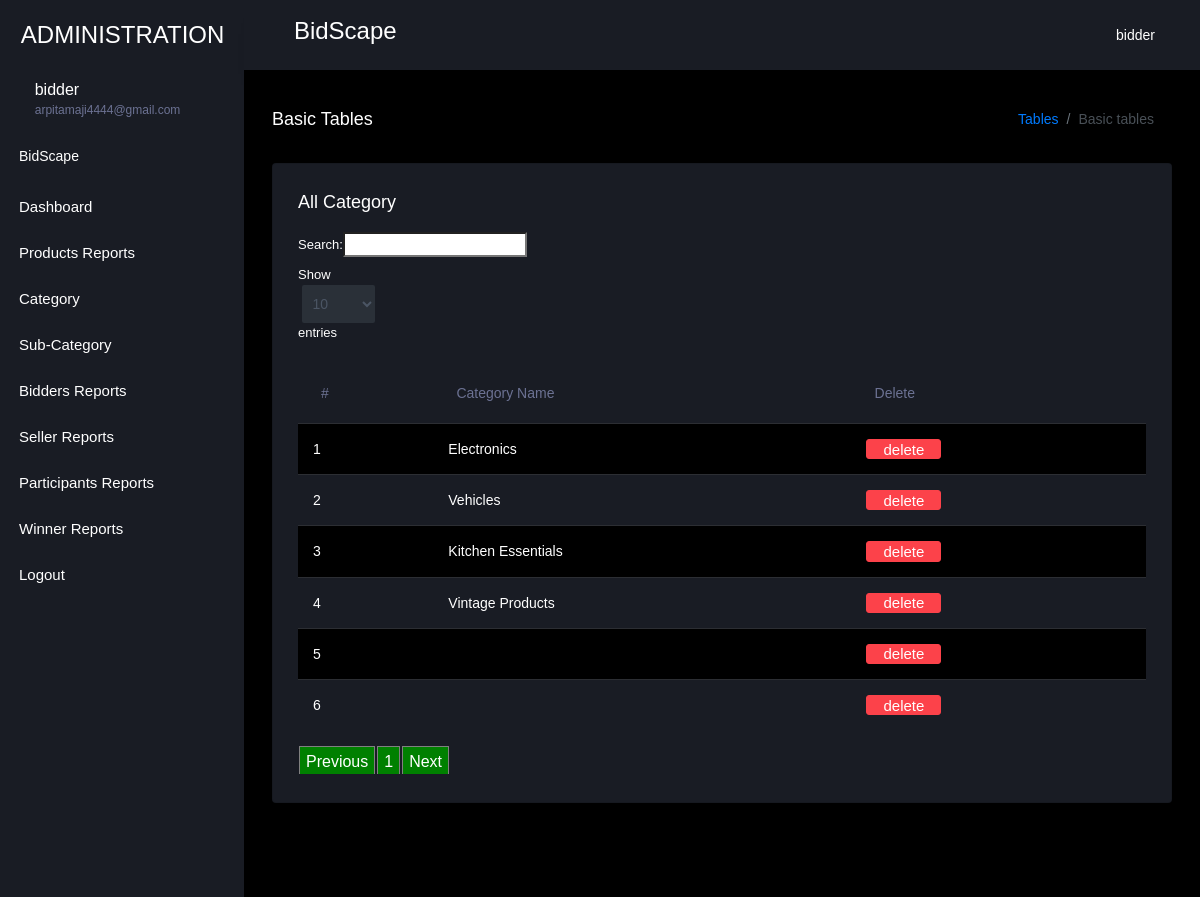
Page /view_categary (signed in) on the committed database.
### bid_app/models.py (models this page shows, shortened)
class Category(models.Model):
    name = models.CharField(max_length=100,null=True)

### bid_app/views.py (the view)
# urls.py: path('view_categary', View_Categary, name="view_categary"),
def View_Categary(request):
    if not request.user.is_authenticated:
        return redirect('loginadmin')
    pro = Category.objects.all()
    d = {'pro': pro}
    return render(request,'administration/view_category.html', d)

### bid_app/templates/administration/view_category.html (shortened to what this page needs)
{% extends 'administration/index.html' %}
{% load static %}
{% block body %}
<link rel = stylesheet href="https://cdn.datatables.net/1.10.23/css/dataTables.bootstrap.min.css">
<div class="main-panel">
    <div class="content-wrapper">
      <div class="page-header">
        <h3 class="page-title"> Basic Tables </h3>
        <nav aria-label="breadcrumb">
          <ol class="breadcrumb">
            <li class="breadcrumb-item"><a href="#">Tables</a></li>
            <li class="breadcrumb-item active" aria-current="page">Basic tables</li>
          </ol>
        </nav>
      </div>
      <div class="row">
        <div class="col-lg-12 grid-margin stretch-card">
          <div class="card">
            <div class="card-body">
              <h4 class="card-title">All Category</h4>
              <div class="table-responsive">
                <table class="table table-striped" id="example">
                  <thead>
                    <tr>
                        <th>#</th>
                        <th>Category Name</th>
                        <th>Delete</th>
                      </tr>
                      </thead>
                       <tbody>
                        {% for i in pro %}
                      <tr>
                        <td>{{forloop.counter}}</td>
                        <td>{{i.name}}</td>
                        <td><a href="{% url 'delete_category' i.id %}" onclick="return confirm('Are you sure?')"><button class="btn btn-danger">delete</button></a></td>
                      </tr>
                        {% empty %}
                            <tr>
                                <td>Data Not found</td>
                            </tr>
                        {% endfor %}
                        </tbody>
                </table>
              </div>
            </div>
          </div>
        </div>
      </div>
    </div>
{% endblock %}

### bid_app/templates/administration/index.html (shortened to what this page needs)
<!DOCTYPE html>
{% load static %}
<html lang="en">
  <head>
    <link rel="stylesheet" href="{% static 'administration/assets/vendors/mdi/css/materialdesignicons.min.css' %}">
    <link rel="stylesheet" href="{% static 'administration/assets/vendors/css/vendor.bundle.base.css' %}">
    <link rel="stylesheet" href="{% static 'administration/assets/vendors/jvectormap/jquery-jvectormap.css' %}">
    <link rel="stylesheet" href="{% static 'administration/assets/vendors/flag-icon-css/css/flag-icon.min.css' %}">
    <link rel="stylesheet" href="{% static 'administration/assets/vendors/owl-carousel-2/owl.carousel.min.css' %}">
    <link rel="stylesheet" href="{% static 'administration/assets/vendors/owl-carousel-2/owl.theme.default.min.css' %}">
    <link rel="stylesheet" href="{% static 'administration/assets/css/style.css' %}">
  </head>
  <body>
    <div class="container-scroller">
      <nav class="sidebar sidebar-offcanvas" id="sidebar">
        <div class="sidebar-brand-wrapper d-none d-lg-flex align-items-center justify-content-center fixed-top">
          <a class="sidebar-brand brand-logo" href="#" style="color:white">ADMINISTRATION</a>
        </div>
        <ul class="nav">
          <li class="nav-item profile">
            <div class="profile-desc">
              <div class="profile-pic">
                <div class="profile-name">
                  <h5 class="mb-0 font-weight-normal">{{request.user.username}}</h5>
                  <span>{{request.user.email}}</span>
                </div>
              </div>
              <a href="#" id="profile-dropdown" data-toggle="dropdown"><i class="mdi mdi-dots-vertical"></i></a>
            </div>
          </li>
          <li class="nav-item nav-category">
            <span class="nav-link" style="color:white;">BidScape</span>
          </li>
          <li class="nav-item menu-items">
            <a class="nav-link" href="/admin-home">
              <span class="menu-title" style="color:white;">Dashboard</span>
            </a>
          </li>
          <li class="nav-item menu-items">
            <a class="nav-link" href="/admin_view_product">
              <span class="menu-title"style="color:white;">Products Reports</span>
            </a>
          </li>
          <li class="nav-item menu-items">
            <a class="nav-link" data-toggle="collapse" href="#ui-basic-1" aria-expanded="false" aria-controls="ui-basic">
              <span class="menu-title" style="color:white;">Category</span>
              <i class="menu-arrow"></i>
            </a>
          </li>
          <li class="nav-item menu-items">
            <a class="nav-link" data-toggle="collapse" href="#ui-basic-2" aria-expanded="false" aria-controls="ui-basic">
              <span class="menu-title" style="color:white;">Sub-Category</span>
              <i class="menu-arrow"></i>
            </a>
          </li>
          <li class="nav-item menu-items">
            <a class="nav-link" href="/view_buyer_user">
              <span class="menu-title" style="color:white;">Bidders Reports</span>
            </a>
          </li>
          <li class="nav-item menu-items">
            <a class="nav-link" href="/view_seller_user">
              <span class="menu-title" style="color:white;">Seller Reports</span>
            </a>
          </li>
          <li class="nav-item menu-items">
            <a class="nav-link" href="/view_participants">
              <span class="menu-title" style="color:white;">Participants Reports</span>
            </a>
          </li>
          <li class="nav-item menu-items">
            <a class="nav-link" href="/view_winner">
              <span class="menu-title" style="color:white;">Winner Reports</span>
            </a>
          </li>
          <li class="nav-item menu-items">
            <a class="nav-link" href="/logout">
              <span class="menu-title" style="color:white;">Logout</span>
            </a>
          </li>
        </ul>
      </nav>
      <div class="container-fluid page-body-wrapper">
        <nav class="navbar p-0 fixed-top d-flex flex-row">
          <div class="navbar-menu-wrapper flex-grow d-flex align-items-stretch">
            <button class="navbar-toggler navbar-toggler align-self-center" type="button" data-toggle="minimize">
              <span class="mdi mdi-menu"></span>
            </button>
            <ul class="navbar-nav w-100">
              <li class="nav-item w-100">
                <h3>BidScape</h3>
              </li>
            </ul>
            <ul class="navbar-nav navbar-nav-right">
              <li class="nav-item dropdown">
                <a class="nav-link" id="profileDropdown" href="#" data-toggle="dropdown">
                  <div class="navbar-profile">
                    <p class="mb-0 d-none d-sm-block navbar-profile-name">{{request.user.username}}</p>
                    <i class="mdi mdi-menu-down d-none d-sm-block"></i>
                  </div>
                </a>
              </li>
            </ul>
          </div>
        </nav>
        {% block body %}{% endblock %}
          <footer class="footer">
          </footer>
        </div>
      </div>
    </div>
  </body>
</html>

### rows in the picture
Category: name "Electronics"
Category: name "Vehicles"
Category: name "Kitchen Essentials"
Category: name "Vintage Products"

### other values in the picture
{{ request.user.username }} "bidder"
{{ request.user.email }} "arpitamaji4444@gmail.com"
